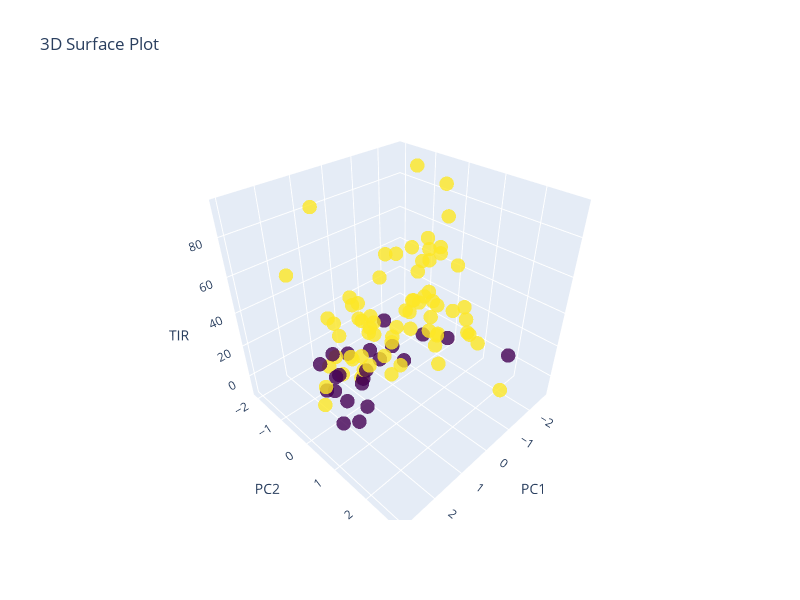

The notebook cell saved with this chart:
### Code cell
col_x = 'PC1'
col_y = 'PC2'
df = X_train_pca

fig = go.Figure(data=[go.Surface(x=df[col_x].values, 
                                 y=df[col_y].values, 
                                 z=y_train)])

fig = go.Figure(data=[go.Scatter3d(
    x=df[col_x].values, 
    y=df[col_y].values, 
    z=y_train,
    mode='markers',
    marker=dict(
        size=5,
        color=(y_train > 15).astype(int),
        colorscale='viridis',
        opacity=0.8
    )
)])

# Customize the plot
fig.update_layout(
    title='3D Surface Plot',
    scene=dict(
        xaxis_title=col_x,
        yaxis_title=col_y,
        zaxis_title='TIR'
    ),
    width=800,
    height=600
)

# Show the plot
fig.show()
